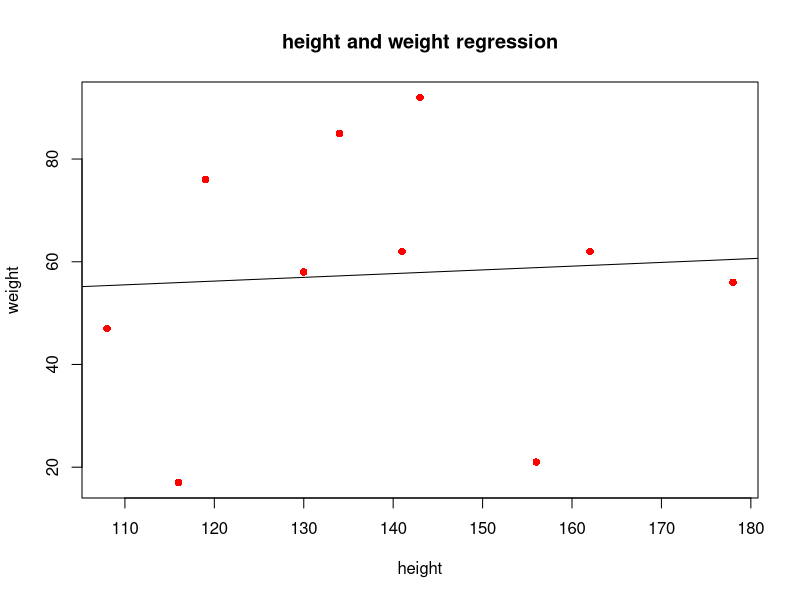

Recreate this plot in R. (Note: this script raises an error after producing the figure.)
x<-c(141, 134, 178, 156, 108, 116, 119, 143, 162, 130)
y<-c(62, 85, 56, 21, 47, 17, 76, 92, 62, 58)
relation<-lm(y~x)
relation
z<-data.frame(x=150)
predict(relation,z)
plot(x,y,col="red",main="height and weight regression",pch=16,abline(lm(y~x)),xlab="height",ylab="weight")


----------------------------------------------------------------


library(ggplot2)
df1=data.frame(
  height=c(141, 134, 178, 156, 108, 116, 119, 143, 162, 130),
  weight=c(62, 85, 56, 21, 47, 17, 76, 92, 62, 58),
  fit=c(0,0,0,0,0,1,1,1,1,1)
)
df1
model=glm(fit~height+weight,data=df1,family=binomial)
df2=data.frame(
  height=c(141),
  weight=c(50)
)
result=predict(model,newdata=df2,type="response")
result

ggplot(df1, aes(x=height, y=fit)) +
  geom_point(alpha=.5) +
  stat_smooth(method="glm", se=FALSE, method.args = list(family=binomial))

